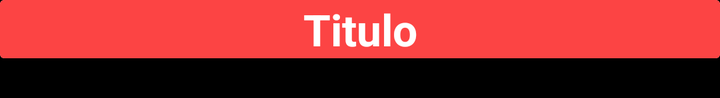
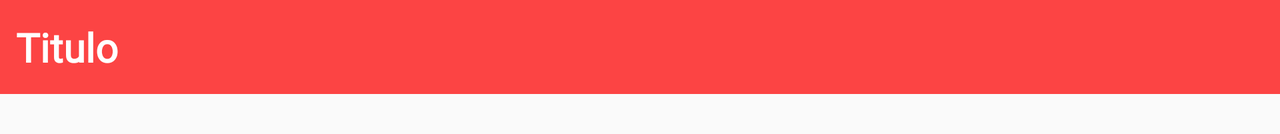

The same Android screen from two of the app's own layout files: first res/layout/ as a phone draws it, then the repository's variant for another configuration, drawn on a device whose configuration selects that folder. Both files follow.
<!-- AndroidManifest.xml: application theme TemaAplicacion -->
<!-- res/layout/nested_parent_rv_layout.xml -->
<?xml version="1.0" encoding="utf-8"?>
<RelativeLayout xmlns:android="http://schemas.android.com/apk/res/android"
    android:layout_width="match_parent"
    android:layout_height="wrap_content"
    xmlns:app="http://schemas.android.com/apk/res-auto"
    android:id="@+id/nestedColor"
    android:background="@color/black">

    <LinearLayout
        android:layout_width="match_parent"
        android:layout_height="wrap_content"
        android:orientation="vertical">

        <androidx.cardview.widget.CardView

            android:layout_width="match_parent"
            android:layout_height="match_parent"
            android:paddingHorizontal="50dp">

            <TextView
                android:id="@+id/tv_parent_title"
                android:paddingHorizontal="20dp"
                android:background="@color/azul_claro"
                android:layout_width="match_parent"
                android:layout_height="wrap_content"
                android:gravity="center"
                android:text="@string/titulo"
                android:textColor="@color/white"
                android:textSize="22dp"
                android:textStyle="bold"></TextView>
        </androidx.cardview.widget.CardView>

        <androidx.recyclerview.widget.RecyclerView
           android:layout_width="match_parent"
           android:layout_height="wrap_content"
           android:padding="10dp"
           android:id="@+id/rv_child">
       </androidx.recyclerview.widget.RecyclerView>

    </LinearLayout>
</RelativeLayout>
<!-- resources referenced by this layout -->
<resources>
  <color name="azul_claro">#FC4444</color>
  <color name="black">#FF000000</color>
  <color name="white">#FFFFFFFF</color>
  <string name="titulo">Titulo</string>
  <style name="TemaAplicacion" parent="Theme.AppCompat.Light.DarkActionBar">
          
          <item name="colorPrimary">@color/colorPrimary</item>
          <item name="textAppearanceLabelMedium">@color/white</item>
          <item name="colorPrimaryDark">@color/colorPrimaryDark</item>
          <item name="colorAccent">@color/colorAccent</item>
      </style>
  <color name="colorPrimary">#FF6F00</color>
  <color name="colorPrimaryDark">@color/azul_oscuro2</color>
  <color name="colorAccent">@color/azul_turquesa</color>
  <color name="azul_oscuro2">#373737</color>
  <color name="azul_turquesa">#674A41</color>
</resources>
<!-- res/layout-land/nested_parent_rv_layout.xml (the repository's variant of the layout above) -->
<!-- drawn on the phone turned sideways -->
<?xml version="1.0" encoding="utf-8"?>
<RelativeLayout xmlns:android="http://schemas.android.com/apk/res/android"
    android:layout_width="match_parent"
    android:layout_height="wrap_content"
    android:id="@+id/nestedColor">

    <LinearLayout
        android:layout_width="match_parent"
        android:layout_height="wrap_content"
        android:orientation="vertical">

        <TextView
            android:layout_width="match_parent"
            android:layout_height="wrap_content"
            android:padding="10dp"
            android:textSize="20dp"
            style="@style/cabeceras"
            android:id="@+id/tv_parent_title"
            android:textColor="@color/white"
            android:background="@color/azul_claro"
            android:text="@string/titulo"
            android:textStyle="bold">
        </TextView>

       <androidx.recyclerview.widget.RecyclerView
           android:layout_width="match_parent"
           android:layout_height="wrap_content"
           android:padding="10dp"
           android:id="@+id/rv_child">
       </androidx.recyclerview.widget.RecyclerView>

    </LinearLayout>
</RelativeLayout>
<!-- resources referenced by the variant -->
<!-- as the phone turned sideways resolves them -->
<resources>
  <color name="azul_claro">#FC4444</color>
  <color name="white">#FFFFFFFF</color>
  <string name="titulo">Titulo</string>
  <style name="cabeceras" parent="Theme.MaterialComponents.DayNight.DarkActionBar">
          <item name="android:textSize">20dp</item>
          <item name="android:textColor">@color/azul_oscuro2</item>
          <item name="fontFamily">@font/montserrat</item>
          <item name="android:textStyle">bold</item>
          <item name="android:paddingTop">8dp</item>
          <item name="android:paddingStart">8dp</item>
      </style>
  <style name="TemaAplicacion" parent="Theme.AppCompat.Light.DarkActionBar">
          
          <item name="colorPrimary">@color/colorPrimary</item>
          <item name="textAppearanceLabelMedium">@color/white</item>
          <item name="colorPrimaryDark">@color/colorPrimaryDark</item>
          <item name="colorAccent">@color/colorAccent</item>
      </style>
  <color name="azul_oscuro2">#373737</color>
  <color name="colorPrimary">#FF6F00</color>
  <color name="colorPrimaryDark">@color/azul_oscuro2</color>
  <color name="colorAccent">@color/azul_turquesa</color>
  <color name="azul_turquesa">#674A41</color>
</resources>
